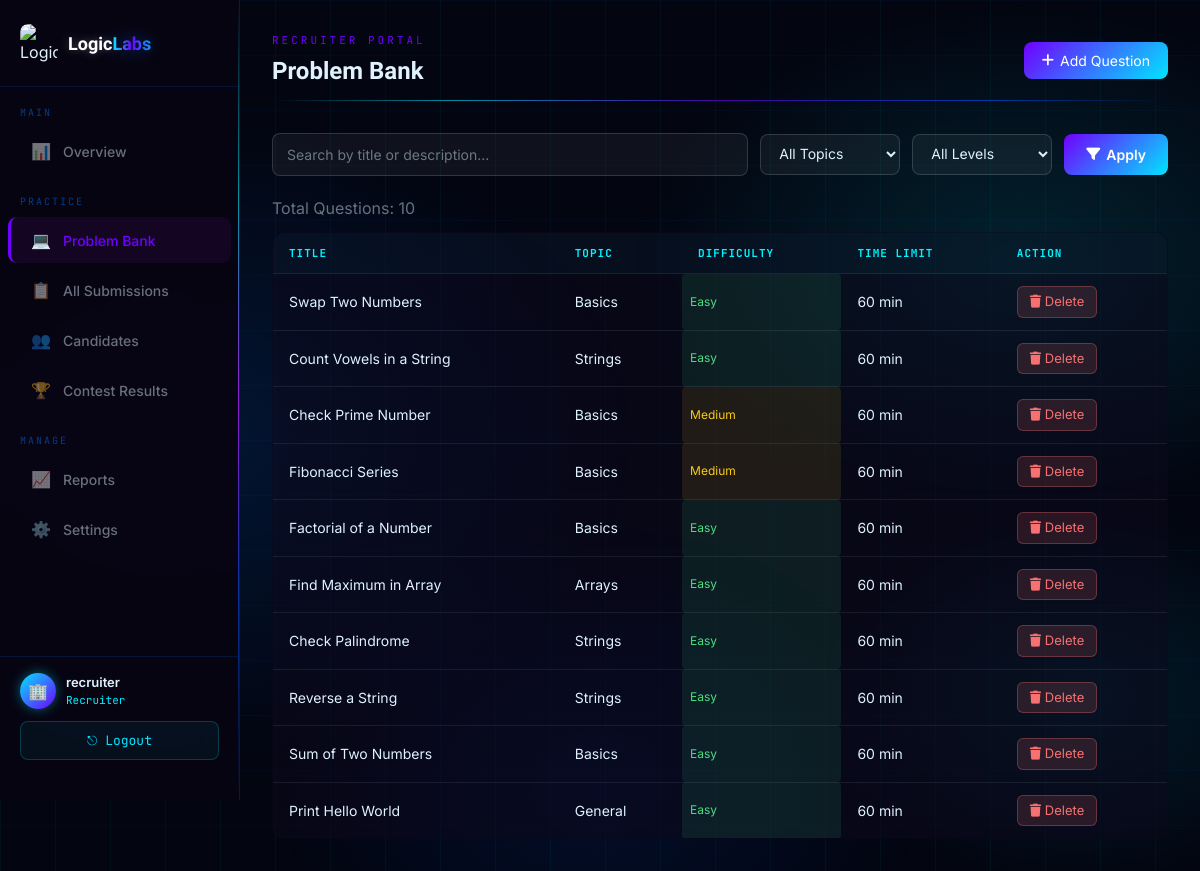
The app's page /recruiter/problems/ (signed in) with its own data.
### accounts/models.py (models this page shows, shortened)
class User(AbstractUser):
    ROLE_CHOICES = (
        ('candidate', 'Candidate'),
        ('examiner', 'Examiner'),
        ('admin', 'Admin'),
    )
    full_name = models.CharField(max_length=150, blank=True)
    role = models.CharField(max_length=20, choices=ROLE_CHOICES, default='candidate')
    mobile = models.CharField(max_length=15, blank=True, null=True)
    profile_picture = models.ImageField(upload_to='profiles/', blank=True, null=True)
    bio = models.TextField(blank=True)
    organization = models.CharField(max_length=200, blank=True)
    created_at = models.DateTimeField(auto_now_add=True)
    updated_at = models.DateTimeField(auto_now=True)

### questions/models.py (models this page shows, shortened)
class Question(models.Model):
    DIFFICULTY_CHOICES = [
        ('Easy', 'Easy'),
        ('Medium', 'Medium'),
        ('Hard', 'Hard'),
    ]
    title = models.CharField(max_length=200)
    description = models.TextField()
    topic = models.CharField(max_length=100, default='General', blank=True)
    difficulty = models.CharField(max_length=10, choices=DIFFICULTY_CHOICES)
    sample_input = models.TextField(blank=True)
    sample_output = models.TextField(blank=True)
    hint = models.TextField(blank=True, help_text="Hint shown to candidates")
    answer = models.TextField(blank=True, help_text="Reference solution shown after 3 failed attempts")
    time_limit = models.PositiveIntegerField(default=60, help_text="Time limit in minutes for this question")
    created_at = models.DateTimeField(auto_now_add=True)

### recruiter/views.py (the view)
# urls.py: path('problems/', views.recruiter_problem_bank, name='recruiter_problem_bank'),
def recruiter_problem_bank(request):
    if not request.user.is_authenticated or not request.user.is_staff:
        return redirect('/accounts/login/')
    questions = Question.objects.all().order_by('-id')
    search = request.GET.get('search', '')
    if search:
        questions = questions.filter(title__icontains=search)
    difficulty = request.GET.get('difficulty', '')
    if difficulty:
        questions = questions.filter(difficulty=difficulty)
    topic = request.GET.get('topic', '')
    if topic:
        questions = questions.filter(topic=topic)
    topics = Question.objects.order_by('topic').values_list('topic', flat=True).distinct()
    questions = questions.annotate(
        submission_count=Count('submission', distinct=True),
        solved_count=Count(
            'submission',
            filter=models_Q(submission__result__in=['AC', 'Accepted']),
            distinct=True,
        ),
    )
    total_problems = Question.objects.count()
    easy_count = Question.objects.filter(difficulty='Easy').count()
    medium_count = Question.objects.filter(difficulty='Medium').count()
    hard_count = Question.objects.filter(difficulty='Hard').count()
    return render(request, 'recruiter/problems.html', {
        'username': request.user.username,
        'questions': questions,
        'search': search,
        'difficulty': difficulty,
        'topic': topic,
        'topics': topics,
        'total_problems': total_problems,
        'easy_count': easy_count,
        'medium_count': medium_count,
        'hard_count': hard_count,
    })

### accounts/context_processors.py (called while the page is built)
def theme(request):
    active_theme = 'dark'
    user = getattr(request, 'user', None)
    if user is not None and user.is_authenticated:
        settings_obj = getattr(user, 'settings', None)
        if settings_obj is not None:
            active_theme = settings_obj.theme
    return {'active_theme': active_theme}

### templates/recruiter/problems.html (shortened to what this page needs)
<!DOCTYPE html>
<html lang="en">
<head>
    <link href="https://cdn.jsdelivr.net/npm/bootstrap@5.3.0/dist/css/bootstrap.min.css" rel="stylesheet">
    <link href="https://cdnjs.cloudflare.com/ajax/libs/font-awesome/6.4.0/css/all.min.css" rel="stylesheet">
</head>
<body>
<div class="bg-layer"></div>
{% include 'recruiter/sidebar.html' with active_page='problems' %}
<div class="main">
    <div class="topbar d-flex flex-wrap justify-content-between align-items-center gap-3">
        <div class="d-flex align-items-center">
            <div>
                <div class="page-title">RECRUITER PORTAL</div>
                <div class="page-heading">Problem Bank</div>
            </div>
        </div>
        <div>
            <a href="/recruiter/problems/add/" class="btn-neon"><i class="fa-solid fa-plus"></i> Add Question</a>
        </div>
    </div>
    <form method="get" class="filters">
        <input type="text" name="search" placeholder="Search by title or description..." value="{{ search }}">
        <select name="topic">
            <option value="">All Topics</option>
        </select>
        <select name="difficulty">
            <option value="">All Levels</option>
        </select>
        <button type="submit" class="btn-neon"><i class="fa-solid fa-filter"></i> Apply</button>
    </form>
    <p style="color: var(--text-dim); margin-bottom: 12px;">Total Questions: {{ total_problems }}</p>
    <table>
        <thead>
            <tr>
                <th>Title</th>
                <th>Topic</th>
                <th>Difficulty</th>
                <th>Time Limit</th>
                <th>Action</th>
            </tr>
        </thead>
        <tbody>
            {% for q in questions %}
            <tr>
                <td>{{ q.title }}</td>
                <td>{{ q.topic }}</td>
                <td class="badge-{{ q.difficulty|lower }}">{{ q.difficulty }}</td>
                <td>{{ q.time_limit }} min</td>
                <td>
                    <form method="post" action="/recruiter/problems/{{ q.id }}/delete/" onsubmit="return confirm('Delete this question?');" style="display:inline;">
                        <button type="submit" class="btn-delete"><i class="fa-solid fa-trash"></i> Delete</button>
                    </form>
                </td>
            </tr>
            {% empty %}
            <tr><td colspan="5" style="text-align:center; color: var(--text-dim);">No questions yet.</td></tr>
            {% endfor %}
        </tbody>
    </table>
</div>
</body>
</html>

### templates/recruiter/sidebar.html
<div class="sidebar">
    <div class="sidebar-logo">
        <div class="logo-icon">
            <img src="https://encrypted-tbn0.gstatic.com/images?q=tbn:ANd9GcTFFJdllY1_vWrWkBGH7nWHv2JdnkgoW9ORVaNHkQkDvQ&s" alt="LogicLabs Logo">
        </div>
        <div class="logo-text">
            <span class="logic">Logic</span><span class="labs">Labs</span>
        </div>
    </div>
    <div class="sidebar-section">Main</div>
    <a href="/recruiter/dashboard/" class="nav-item {% if active_page == 'overview' %}active{% endif %}">
        <span class="nav-icon">📊</span> Overview
    </a>
    <div class="sidebar-section">Practice</div>
    <a href="/recruiter/problems/" class="nav-item {% if active_page == 'problems' %}active{% endif %}">
        <span class="nav-icon">💻</span> Problem Bank
    </a>
    <a href="/recruiter/all-submissions/" class="nav-item {% if active_page == 'submissions' %}active{% endif %}">
        <span class="nav-icon">📋</span> All Submissions
    </a>
    <a href="/recruiter/candidates/" class="nav-item {% if active_page == 'candidates' %}active{% endif %}">
        <span class="nav-icon">👥</span> Candidates
    </a>
    <a href="/recruiter/contest/" class="nav-item {% if active_page == 'contest' %}active{% endif %}">
        <span class="nav-icon">🏆</span> Contest Results
    </a>
    <div class="sidebar-section">Manage</div>
    <a href="/recruiter/reports/" class="nav-item {% if active_page == 'reports' %}active{% endif %}">
        <span class="nav-icon">📈</span> Reports
    </a>
    <a href="/recruiter/settings/" class="nav-item {% if active_page == 'settings' %}active{% endif %}">
        <span class="nav-icon">⚙️</span> Settings
    </a>
    <div class="sidebar-bottom">
        <div class="recruiter-info">
            <div class="recruiter-avatar">🏢</div>
            <div>
                <div class="recruiter-name">{{ username }}</div>
                <div class="recruiter-role">Recruiter</div>
            </div>
        </div>
        <a href="/accounts/logout/" class="btn-logout">⎋ Logout</a>
    </div>
</div>

### records on screen
User: username "recruiter"
Question: title "Swap Two Numbers", topic "Basics", difficulty "Easy", time_limit "60"
Question: title "Count Vowels in a String", topic "Strings", difficulty "Easy", time_limit "60"
Question: title "Check Prime Number", topic "Basics", difficulty "Medium", time_limit "60"
Question: title "Fibonacci Series", topic "Basics", difficulty "Medium", time_limit "60"
Question: title "Factorial of a Number", topic "Basics", difficulty "Easy", time_limit "60"
Question: title "Find Maximum in Array", topic "Arrays", difficulty "Easy", time_limit "60"
Question: title "Check Palindrome", topic "Strings", difficulty "Easy", time_limit "60"
Question: title "Reverse a String", topic "Strings", difficulty "Easy", time_limit "60"
Question: title "Sum of Two Numbers", topic "Basics", difficulty "Easy", time_limit "60"
Question: title "Print Hello World", topic "General", difficulty "Easy", time_limit "60"

### other values on screen
{{ total_problems }} "10"
